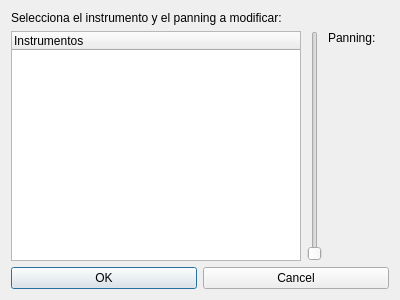
<?xml version="1.0" encoding="UTF-8"?>
<ui version="4.0">
 <class>SeleccionPanningDialog</class>
 <widget class="QDialog" name="SeleccionPanningDialog">
  <property name="geometry">
   <rect>
    <x>0</x>
    <y>0</y>
    <width>400</width>
    <height>300</height>
   </rect>
  </property>
  <property name="windowTitle">
   <string>Dialog</string>
  </property>
  <layout class="QVBoxLayout" name="verticalLayout_2">
   <item>
    <widget class="QLabel" name="label">
     <property name="text">
      <string>Selecciona el instrumento y el panning a modificar:</string>
     </property>
    </widget>
   </item>
   <item>
    <layout class="QHBoxLayout" name="horizontalLayout_4">
     <item>
      <widget class="QTreeWidget" name="instrumentosTreeWidget">
       <column>
        <property name="text">
         <string>Instrumentos</string>
        </property>
       </column>
      </widget>
     </item>
     <item>
      <layout class="QHBoxLayout" name="horizontalLayout_2">
       <item>
        <widget class="QSlider" name="panningSlider">
         <property name="maximum">
          <number>127</number>
         </property>
         <property name="orientation">
          <enum>Qt::Vertical</enum>
         </property>
        </widget>
       </item>
       <item>
        <layout class="QVBoxLayout" name="verticalLayout">
         <item>
          <layout class="QHBoxLayout" name="horizontalLayout">
           <item>
            <widget class="QLabel" name="label_2">
             <property name="text">
              <string>Panning:</string>
             </property>
            </widget>
           </item>
           <item>
            <widget class="QLabel" name="label_panning">
             <property name="text">
              <string/>
             </property>
            </widget>
           </item>
          </layout>
         </item>
         <item>
          <spacer name="verticalSpacer">
           <property name="orientation">
            <enum>Qt::Vertical</enum>
           </property>
           <property name="sizeHint" stdset="0">
            <size>
             <width>20</width>
             <height>40</height>
            </size>
           </property>
          </spacer>
         </item>
        </layout>
       </item>
      </layout>
     </item>
    </layout>
   </item>
   <item>
    <layout class="QHBoxLayout" name="horizontalLayout_3">
     <item>
      <widget class="QPushButton" name="okButton">
       <property name="text">
        <string>OK</string>
       </property>
      </widget>
     </item>
     <item>
      <widget class="QPushButton" name="cancelButton">
       <property name="text">
        <string>Cancel</string>
       </property>
      </widget>
     </item>
    </layout>
   </item>
  </layout>
 </widget>
 <resources/>
 <connections/>
</ui>
